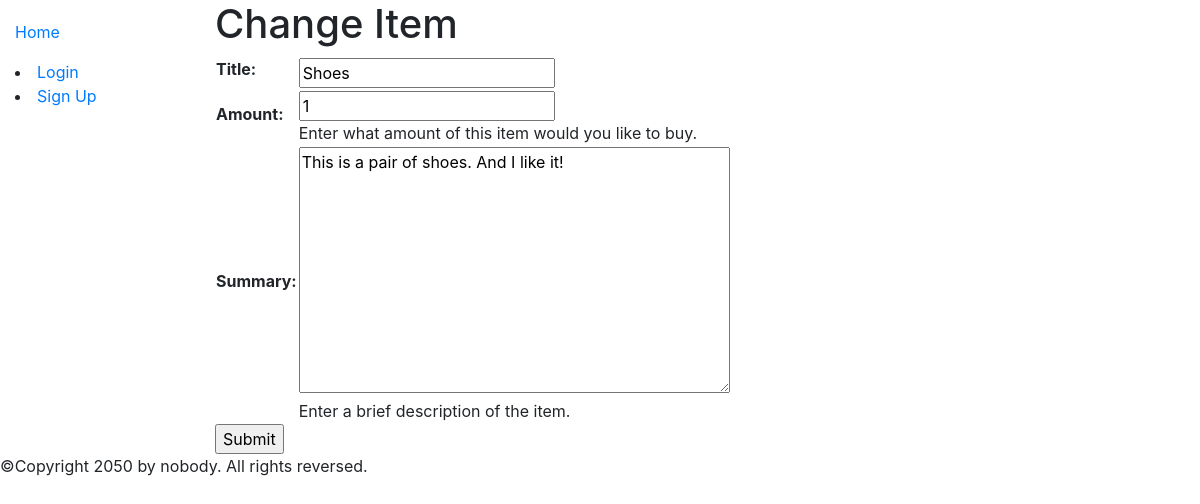
Page /shoppinglist/item/1/update/ on the committed database.
### shoppinglist/models.py (models this page shows, shortened)
class Item(models.Model):
    title = models.CharField(max_length=200)
    amount = models.IntegerField(help_text='Enter what amount of this item would you like to buy.')
    summary = models.TextField(max_length=1000, help_text='Enter a brief description of the item.')
    buyer = models.ForeignKey(User, on_delete=models.SET_NULL, null=True, blank=True)
    class Meta:
        permissions = (("can_read_all_item", "can_change_all_item"),)

### shoppinglist/views.py (the view)
# urls.py: path('item/<int:pk>/update/', views.ItemUpdate.as_view(), name='item-update'),
class ItemUpdate(UpdateView):
    model = Item
    fields = ['title', 'amount', 'summary',]
    initial = {'amount': '1'}

### shoppinglist/templates/shoppinglist/item_form.html (shortened to what this page needs)
{% extends "base_generic.html" %}
{% block content %}
  <h1>Change Item</h1>
  <form action="" method="post">
    <table>
    {{ form.as_table }}
    </table>
    <input type="submit" value="Submit">
  </form>
{% endblock %}

### rows in the picture
Item: title "Shoes", amount "1", summary "This is a pair of shoes. And I like it!"
